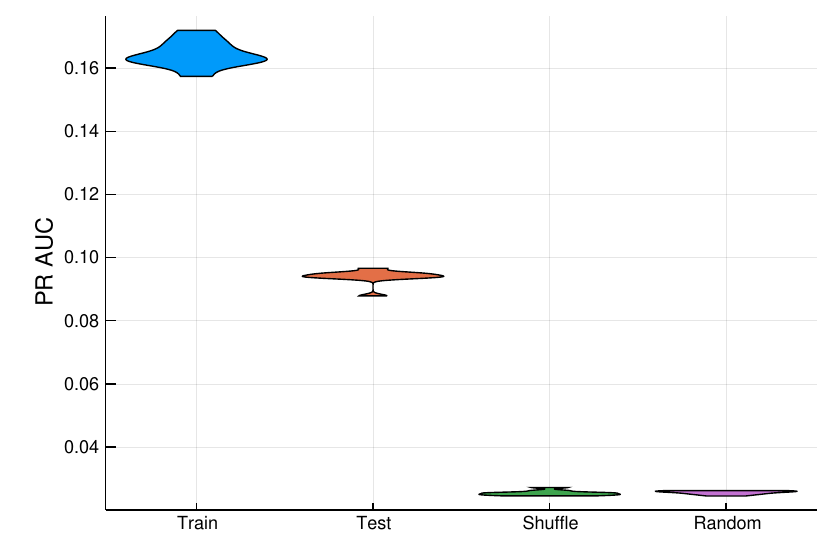

Julia code for this plot:
#=
Use network embeddings to predict ageing genes.
=#

using PombeAgeingGenes, Lasso

# , Statistics, Plots, Random, Distributions, StatsPlots

# Random.seed!(0)

struct Error{T<:AbstractFloat}
    train::T
    test::T
    shuffle::T
    random::T
end

function Statistics.mean(errors::AbstractVector{Error})
    Error(map(x->mean(getfield.(errors, x)), [:train, :test, :shuffle, :random])...)
end

function cv(X, y, k=5)
    errors = Error[]

    for ((Xtrain, ytrain), (Xtest, ytest)) = kfolds((X, y), k)
        Xtrain, ytrain, Xtest, ytest = map(collect, (Xtrain, ytrain, Xtest, ytest))
        Xtrain = permutedims(Xtrain)
        Xtest = permutedims(Xtest)
        𝒩 = vec(mapslices(x->fit(Normal, x), Xtrain, dims=1))

        # TODO why does this not work with Binomial?
        M = fit(LassoPath, Xtrain, ytrain,
            Normal(),
            # Binomial(),
            # wts=calculateweights(ytrain)),
            # irls_maxiter=10000,
            # irls_tol=1e-5,
            # cd_maxiter=10000
            )
        Mi = cross_validate_path(M)

        ŷtrain = clamp.(predict(M, Xtrain)[:,Mi], 0., 2.)
        ŷtest = clamp.(predict(M, Xtest)[:,Mi], 0., 2.)

        n = 10
        shuffleerrs = Vector{Float64}(undef, n)
        randomerrs = Vector{Float64}(undef, n)

        for i = 1:n
            Xrandom = clamp.(permutedims(hcat(map(_->rand.(𝒩), 1:size(Xtrain,1))...)), 0., 2.)
            ŷrandom = clamp.(predict(M, Xrandom)[:,Mi], 0., 2.)
            randomerrs[i] = auc(PR(ŷrandom, ytrain))
            shuffleerrs[i] = auc(PR(ŷtrain, shuffle(ytrain)))
        end

        error = Error(
            auc(PR(ŷtrain, ytrain)),
            auc(PR(ŷtest, ytest)),
            mean(shuffleerrs),
            mean(randomerrs))

        push!(errors, error)
    end

    mean(errors)
end

function mse(ŷs, ys)
    mean(abs2.(ŷs .- ys))
end

function calculateweights(y)
    n = length(y)
    np = count(y .== 1)
    nn = count(y .== 0)
    wp = np / n
    wn = nn / n
    [i == 1 ? wp : wn for i = y]
end

X, Y, _ = load(ML, Matrix, growthphenotypes=false, networkembeddings=true, Y=:ageing)
Y = vec(Y)

err = cv(X, Y)

errs = [cv(X, Y) for _ = 1:10]

trainerr = getfield.(errs, :train)
testerr = getfield.(errs, :test)
shuffleerr = getfield.(errs, :shuffle)
randomerr = getfield.(errs, :random)

violin([trainerr, testerr, shuffleerr, randomerr],
    ylabel="PR AUC",
    xticks=(1:4, ["Train", "Test", "Shuffle", "Random"]),
    legend=false,
    )

savefig(joinpath(@__DIR__, "predict_ageing_terms.pdf"))

using HypothesisTests, Random, Statistics

function bootstrapttest(x::AbstractVector{T}, y::AbstractVector{T},
                        b::Integer=10^4) where T<:Real
    n = length(x)
    m = length(y)
    x̄ = mean(x)
    ȳ = mean(y)
    z̄ = mean([x; y])
    x′ = x .- x̄ .+ z̄
    y′ = y .- ȳ .+ z̄
    tt = EqualVarianceTTest(x, y).t
    tts = Vector{Float64}(undef, b)

    for i = 1:b
        tts[i] = EqualVarianceTTest(sample(x′, n), sample(y′, m)).t
    end

    p = count(tts .≥ tt) / length(tts)
end

function bootstrapconfint(x::AbstractVector{T}, y::AbstractVector{T},
                          b::Integer=10^4, q::AbstractFloat=0.95) where T<:Real
    n = length(x)
    m = length(y)
    ts = mean(x) - mean(y)
    tss = Vector{Float64}(undef, b)

    for i = 1:b
        tss[i] = mean(sample(x, n)) - mean(sample(y, m))
    end

    ts, quantile(tss, q/2), quantile(tss, 1-(q/2))
end

# Training and testing
bootstrapconfint(trainerr, testerr)
bootstrapttest(trainerr, testerr)

# Shuffled and random
bootstrapconfint(randomerr, shuffleerr)
bootstrapttest(randomerr, shuffleerr)
